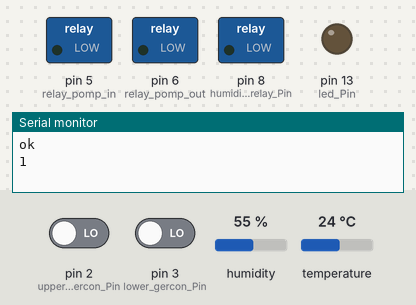
The sketch below on a simulated Arduino Uno, built with avr-gcc and run on an emulated ATmega328P. Shown: switched loads named in the sketch (green lamp = pin HIGH), output pins drawn as LEDs (lit = HIGH), the last lines printed to the serial monitor. The inputs (shaded band) are chosen by the test bench; at power-on: pin 3 (lower_gercon_Pin) LOW, pin 2 (upper_gercon_Pin) LOW, humidity 55 %, temperature 24 °C.

Above: at 1.2 s.
1.3 s: pin 3 (lower_gercon_Pin) driven HIGH
At 2.2 s:
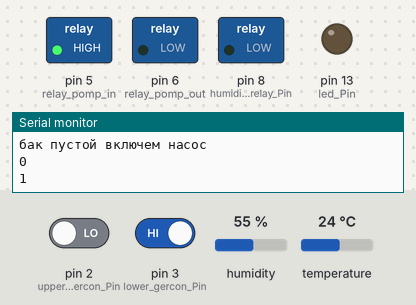
2.8 s: pin 2 (upper_gercon_Pin) driven HIGH and pin 3 (lower_gercon_Pin) driven LOW
At 30.3 s:
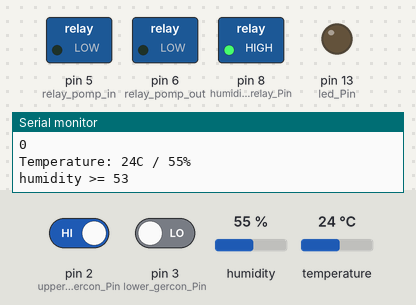
Timing chart, 0 to 31.5 s (numbered marks = the images above; inputs shaded):
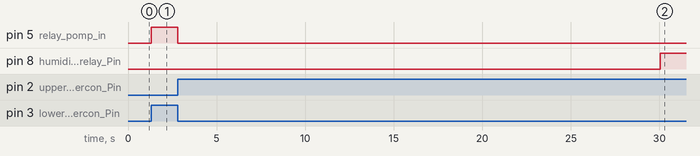

Measured:
- after the input at 1.3 s, pin 5 (relay_pomp_in): LOW → HIGH at once
- after the input at 2.8 s, pin 5 (relay_pomp_in): HIGH → LOW at once

The sketch:

gb.ino
```cpp
#include <SHT1x.h>

#define dataPin  10
#define clockPin 11
SHT1x sht1x(dataPin, clockPin);

#define  humidity_relay_Pin 8
#define  upper_gercon_Pin 2
#define  lower_gercon_Pin 3
#define  led_Pin 13
#define  relay_pomp_in 5
#define  relay_pomp_out 6
boolean pompa_in_flag = false;
//boolean pompa_out_flag = false;
boolean relay_flag = false;
uint32_t tmr;
boolean flag = true;
uint32_t myTimer_tmp_humi;

#define period2 20*1000L  //20 секунд
//#define period2 60*15*1000L  // 15 минут
#define period1 60*1000L  // 1 минутa


void setup() {
 // pinMode(upper_gercon_Pin, INPUT_PULLUP);
  pinMode(lower_gercon_Pin, INPUT);
  pinMode(upper_gercon_Pin, INPUT);
  pinMode(dataPin, INPUT);
  pinMode(clockPin, INPUT);

 // digitalWrite(led_Pin, HIGH);

  pinMode(led_Pin ,OUTPUT );
  pinMode(relay_pomp_in, OUTPUT);
  pinMode(relay_pomp_out, OUTPUT);
  pinMode(humidity_relay_Pin, OUTPUT);


  Serial.begin(9600);
Serial.println("ok");
Serial.println(flag);//
//boolean upper_gercon_Data = digitalRead(upper_gercon_Pin);
 //boolean lower_gercon_Data = digitalRead(lower_gercon_Pin);

//замкнут 0. разомкнут 1
//digitalWrite(relay_Pin, HIGH);
}

void loop() {
   int temp_c;
 // float temp_f;
  int humidity;


//int upper_gercon_Data = digitalRead(upper_gercon_Pin);
//Serial.println(digitalRead(upper_gercon_Pin));
//Serial.println(digitalRead(lower_gercon_Pin));
 boolean upper_gercon_Data = digitalRead(upper_gercon_Pin);
 boolean lower_gercon_Data = digitalRead(lower_gercon_Pin);

 if (lower_gercon_Data==1  && upper_gercon_Data==0 && pompa_in_flag==0) {//бак пустой,включаем насос
    Serial.println("бак пустой включем насос"); //
   Serial.println(digitalRead(upper_gercon_Pin));
Serial.println(digitalRead(lower_gercon_Pin));
   // digitalWrite(led_Pin, HIGH);
    digitalWrite(relay_pomp_in, HIGH);//включаем насос
    pompa_in_flag = true; //сохраняем флаг

 }

 if  (upper_gercon_Data == 1 && lower_gercon_Data == 0 && pompa_in_flag == 1 ){//бак заполнcен выключаем насос
          Serial.println("бак заполнен выключаем насос"); //
          Serial.println(digitalRead(upper_gercon_Pin));
         Serial.println(digitalRead(lower_gercon_Pin));
         // digitalWrite(led_Pin, LOW);
          digitalWrite(relay_pomp_in, LOW); //выключаем насос
          pompa_in_flag = false;
         // pompa_out_flag = true; //включаем насос на впрыск

 }


   if (millis() - tmr == (flag ? period1 : period2)) { //включаем насос на вкачивание period1=1min period2=20sec
    tmr = millis();
   // flag = !flag;
    digitalWrite(relay_pomp_out, flag);
    digitalWrite(led_Pin, flag);
     Serial.println("насос на впрыск");
    Serial.println(flag);
     flag = !flag;
    // для переключения реле
   // pompa_out_flag == 0
  }
 if (millis() - myTimer_tmp_humi >= 30000) {
  myTimer_tmp_humi = millis();
  // Read values from the sensor
  temp_c = sht1x.readTemperatureC();
 // temp_f = sht1x.readTemperatureF();
  humidity = sht1x.readHumidity();
 // Print the values to the serial port
  Serial.print("Temperature: ");
  Serial.print(temp_c, DEC);
  Serial.print("C / ");
 // Serial.print(temp_f, DEC);
//  Serial.print("F. Humidity: ");
  Serial.print(humidity);
  Serial.println("%");


    if(humidity >= 53) {

       digitalWrite(humidity_relay_Pin, HIGH);
        Serial.print("humidity >= 53");

    }

    else

    {
       digitalWrite(humidity_relay_Pin, LOW);
        Serial.print("humidity <= 53");

      }
 }


    }
```
